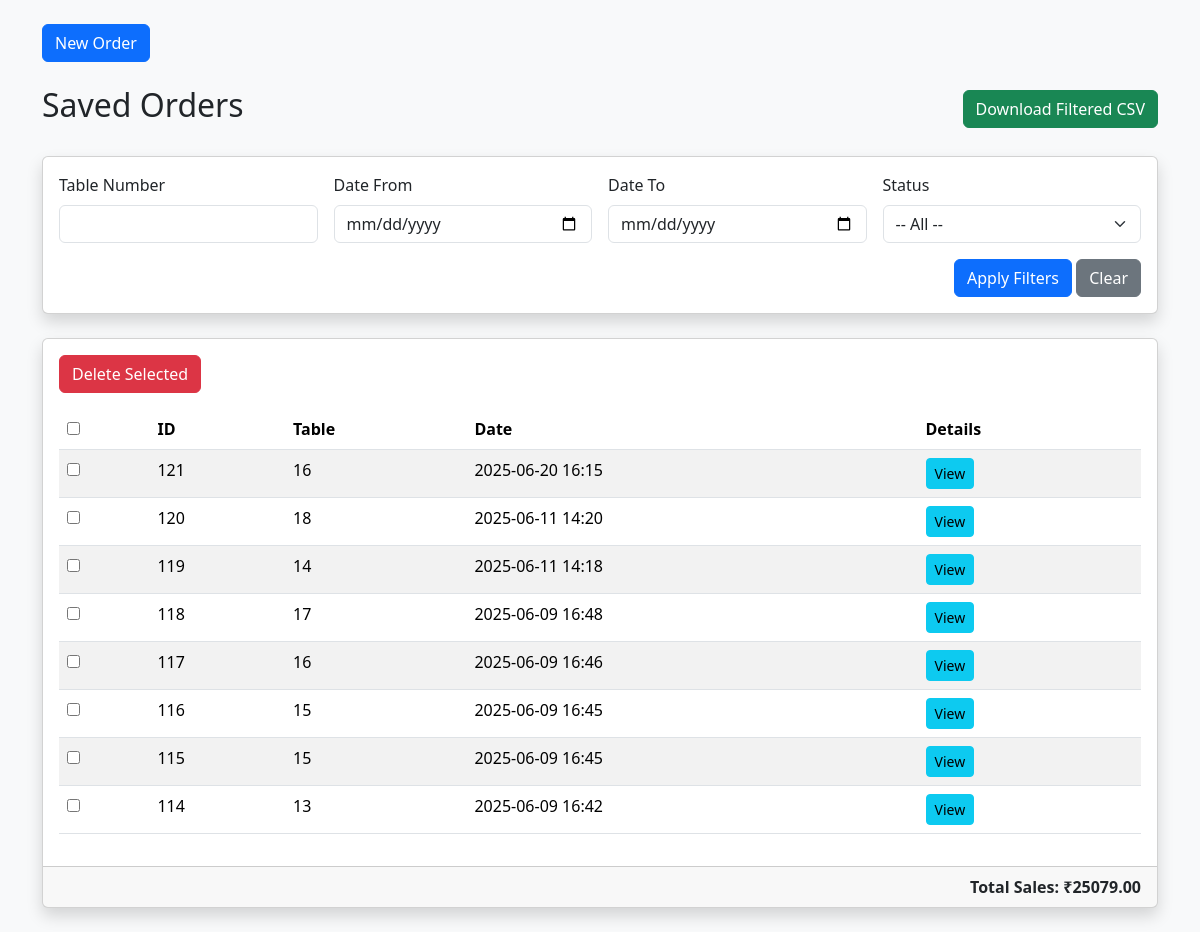
Screenshot of /saved-orders/ with the database file from the repository.
### sweet/models.py (models this page shows, shortened)
class Order(models.Model):
    table = models.ForeignKey(SweetTable, on_delete=models.CASCADE)
    created_at = models.DateTimeField(auto_now_add=True)
    finalized = models.BooleanField(default=False)  # new field

class SweetTable(models.Model):
    number = models.IntegerField(unique=True)

### sweet/views.py (the view)
# urls.py: path('saved-orders/', views.saved_orders, name='saved_orders'),
def saved_orders(request):
    orders = Order.objects.all().order_by('-created_at')
    table_num = request.GET.get('table')
    if table_num:
        orders = orders.filter(table__number=table_num)
    date_from = request.GET.get('date_from')
    date_to = request.GET.get('date_to')
    if date_from:
        orders = orders.filter(created_at__date__gte=date_from)
    if date_to:
        orders = orders.filter(created_at__date__lte=date_to)
    status = request.GET.get('status')
    if status == 'finalized':
        orders = orders.filter(finalized=True)
    elif status == 'not_finalized':
        orders = orders.filter(finalized=False)
    sales_expr = ExpressionWrapper(F('menu_item__price') * F('quantity'), output_field=DecimalField())
    meal_expr = ExpressionWrapper(F('meal__price') * F('quantity'), output_field=DecimalField())
    fried_expr = ExpressionWrapper(F('fried_item__price') * F('quantity'), output_field=DecimalField())
    juice_expr = ExpressionWrapper(F('juice__price') * F('quantity'), output_field=DecimalField())
    item_total = OrderItem.objects.filter(order__in=orders).aggregate(total=Sum(sales_expr))['total'] or 0
    meal_total = OrderMeal.objects.filter(order__in=orders).aggregate(total=Sum(meal_expr))['total'] or 0
    fried_total = OrderFried.objects.filter(order__in=orders).aggregate(total=Sum(fried_expr))['total'] or 0
    juice_total = OrderJuice.objects.filter(order__in=orders).aggregate(total=Sum(juice_expr))['total'] or 0
    total_sales = item_total + meal_total + fried_total + juice_total
    return render(request, 'savedorders.html', {
        'orders': orders,
        'filter_table': table_num or '',
        'filter_date_from': date_from or '',
        'filter_date_to': date_to or '',
        'filter_status': status or '',
        'total_sales': total_sales,
    })

### sweet/templates/savedorders.html (shortened to what this page needs)
{% load calc_filters %}
<!DOCTYPE html>
<html lang="en">
<head>
    <link href="https://cdn.jsdelivr.net/npm/bootstrap@5.3.3/dist/css/bootstrap.min.css" rel="stylesheet">
</head>
<body class="bg-light py-4">
<div class="container">
    <a href="{% url 'home' %}"><button type="submit" class="btn btn-primary">New Order</button></a>
    <br>
    <br>
    <div class="d-flex justify-content-between align-items-center mb-4">
        <h2>Saved Orders</h2>
        <a href="{% url 'download_orders_csv' %}?table={{ filter_table }}&date_from={{ filter_date_from }}&date_to={{ filter_date_to }}&status={{ filter_status }}" class="btn btn-success">
    Download Filtered CSV
</a>
    </div>
    <form method="get" class="card shadow p-3 mb-4">
        <div class="row g-3">
            <div class="col-md-3">
                <label class="form-label">Table Number</label>
                <input type="number" name="table" class="form-control" value="{{ filter_table }}">
            </div>
            <div class="col-md-3">
                <label class="form-label">Date From</label>
                <input type="date" name="date_from" class="form-control" value="{{ filter_date_from }}">
            </div>
            <div class="col-md-3">
                <label class="form-label">Date To</label>
                <input type="date" name="date_to" class="form-control" value="{{ filter_date_to }}">
            </div>
            <div class="col-md-3">
                <label class="form-label">Status</label>
                <select name="status" class="form-select">
                    <option value="">-- All --</option>
                </select>
            </div>
        </div>
        <div class="text-end mt-3">
            <button type="submit" class="btn btn-primary">Apply Filters</button>
            <a href="{% url 'saved_orders' %}" class="btn btn-secondary">Clear</a>
        </div>
    </form>
    <form id="delete-form" method="POST" action="{% url 'delete_orders' %}">
        <div class="card shadow">
            <div class="card-body">
                {% if orders %}
                    <div class="mb-3">
                        <button type="submit" class="btn btn-danger" onclick="return confirmDelete()">Delete Selected</button>
                    </div>
                    <table class="table table-striped">
                        <thead>
                            <tr>
                                <th><input type="checkbox" id="select-all"></th>
                                <th>ID</th>
                                <th>Table</th>
                                <th>Date</th>
                                <th>Details</th>
                            </tr>
                        </thead>
                        <tbody>
                            {% for order in orders %}
                                <tr>
                                    <td><input type="checkbox" name="order_ids" value="{{ order.id }}"></td>
                                    <td>{{ order.id }}</td>
                                    <td>{{ order.table.number }}</td>
                                    <td>{{ order.created_at|date:"Y-m-d H:i" }}</td>
                                    <td><a href="{% url 'order_detail' order.id %}" class="btn btn-sm btn-info">View</a></td>
                                </tr>
                            {% endfor %}
                        </tbody>
                    </table>
                {% else %}
                    <p class="text-muted">No orders found for selected filters.</p>
                {% endif %}
            </div>
            <div class="card-footer text-end">
                <strong>Total Sales: ₹{{ total_sales|floatformat:2 }}</strong>
            </div>
        </div>
    </form>
</div>
</body>
</html>

### rows the page displays
Order: id "121", table.number "16", created_at "2025-06-20 16:15"
Order: id "120", table.number "18", created_at "2025-06-11 14:20"
Order: id "119", table.number "14", created_at "2025-06-11 14:18"
Order: id "118", table.number "17", created_at "2025-06-09 16:48"
Order: id "117", table.number "16", created_at "2025-06-09 16:46"
Order: id "116", table.number "15", created_at "2025-06-09 16:45"
Order: id "115", table.number "15", created_at "2025-06-09 16:45"
Order: id "114", table.number "13", created_at "2025-06-09 16:42"

### other values shown
{{ total_sales|floatformat:2 }} "25079.00"
